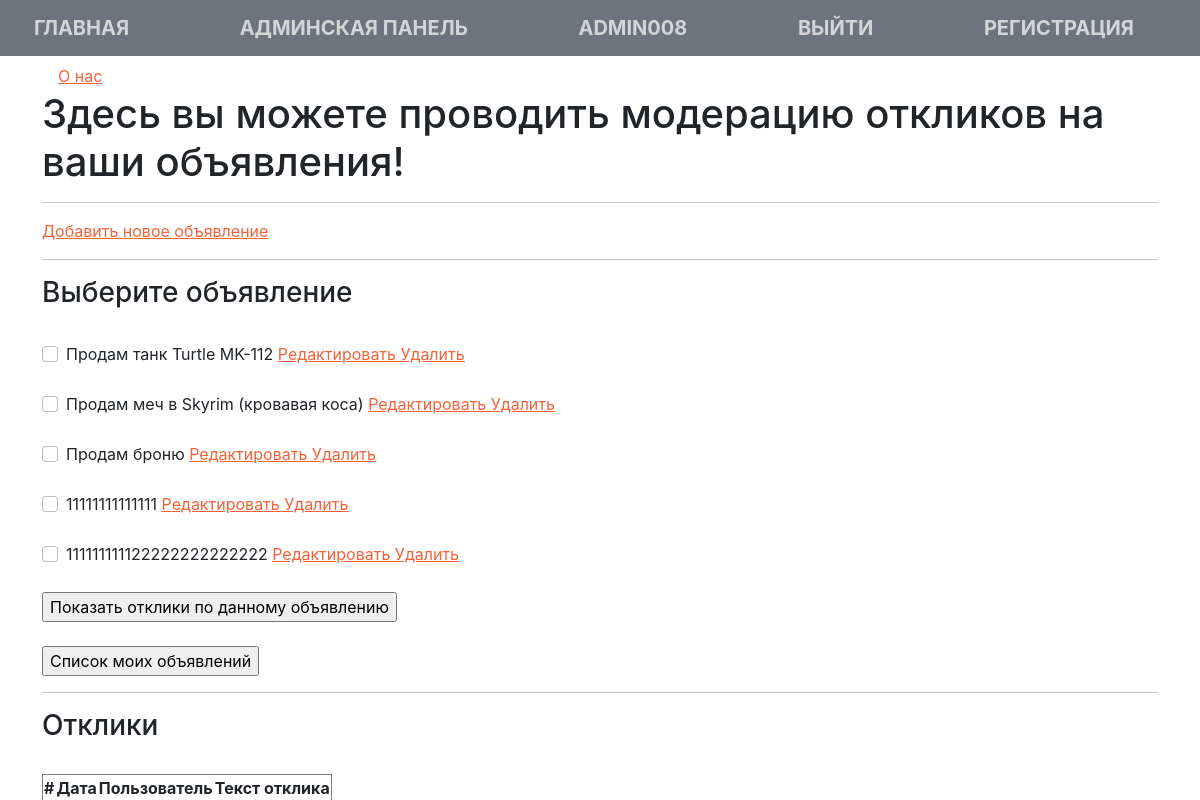
Screenshot of /userprofile/ (signed in) with the database file from the repository.
### BoardBase/models.py (models this page shows)
class Announcement(models.Model):
    user = models.ForeignKey(User, on_delete=models.CASCADE)
    announcement_text = RichTextUploadingField()
    date_create = models.DateField(auto_now_add=True)
    header = models.CharField(max_length=255)
    announcement_category = models.ForeignKey(Category, on_delete=models.CASCADE)

### BoardBase/views.py (the view, shortened to what this page needs)
# urls.py: path('userprofile/',UserProfileView.as_view(),name='userprofile'),
@method_decorator(login_required(login_url="/sign/login/"), name='dispatch')
class UserProfileView(ListView):
    model = Response
    ordering = 'date_create'
    template_name = 'userprofile.html'
    paginate_by = 1
    def get(self, request):
        username = request.user
        announcement_user= Announcement.objects.filter(user_id=User.objects.filter(username=username).first().id)
        bound_form = ModerationForm
        return render(request, 'userprofile.html', context={'form': bound_form, 'announcement_user': announcement_user,})

### templates/userprofile.html (shortened to what this page needs)
{% extends 'flatpages/default.html' %}
 {% load static %}
{% block content %}
<h1>Здесь вы можете проводить модерацию откликов на ваши объявления!</h1>
<hr>
<a href="{% url 'announcement_create' %}">Добавить новое объявление</a> <br>
<hr>
<h3>Выберите объявление</h3>
<br>
<form action="" method="post">
	 {% for p in announcement_user %}
 <div class="form-check">
    <input class="form-check-input" type="checkbox" value="{{p.id}}" name="boxes"/>
    <label class="form-check-label" for="mango">{{ p.header}}</label>
	<a href="{% url 'announcement_update' p.id %}"><u> Редактировать </u></a>
	<a href="{% url 'announcement_delete' p.id %}"><u> Удалить </u></a>
  </div>
<br>
{% endfor %}
    <input type="submit" class="expanded button" value="Показать отклики по данному объявлению">
</form>
<br>
<form action="" method="get">
    <input type="submit" class="expanded button" value="Список моих объявлений">
</form>
<hr>
<h3>Отклики</h3>
<br>
<table border=1>
   <tr>
    		<th>#</th>
            <th>Дата</th>
            <th>Пользователь</th>
            <th>Текст отклика</th>
  </tr>
</table>
{% endblock content %}

### templates/flatpages/default.html (shortened to what this page needs)
<!DOCTYPE html>
<html lang="en">
    <head>
        {% load static %}
        <link href="{% static 'Board/css/styles.css' %}" rel="stylesheet" type="text/css" />
    </head>
    <body id="page-top">
        <nav class="navbar navbar-expand-lg bg-secondary text-uppercase fixed-top" id="mainNav">
            <div class="container">
            	<a class="navbar-brand" href="/">Главная</a>
				<a class="navbar-brand" href="/admin">АДМИНСКАЯ ПАНЕЛЬ</a>
		        {% if request.user.is_authenticated %}
                <a class="navbar-brand" href="/userprofile">{{user.username}}</span>
                <a class="navbar-brand" href="/sign/logout">Выйти</span>
                {%else%}
                <a class="navbar-brand" href="/sign/login">Войти</span>
                {%endif%}
				<a class="navbar-brand" href="/sign/signup">Регистрация</span>
            </div>
        </nav>
	<nav class="sidenav">
		<div class="container">
			<a href="#">О нас</a>
		</div>
        <div class="container">
               <div style="vertical-align: middle;">
                    {% block content %}{% endblock content %}
                </div>
        </div>
    </body>
</html>

### rows the page displays
Announcement: header "Продам танк Turtle MK-112"
Announcement: header "Продам меч в Skyrim (кровавая коса)"
Announcement: header "Продам броню"
Announcement: header "11111111111111"
Announcement: header "111111111122222222222222"

### other values shown
{{ user.username }} "ADMIN008"
